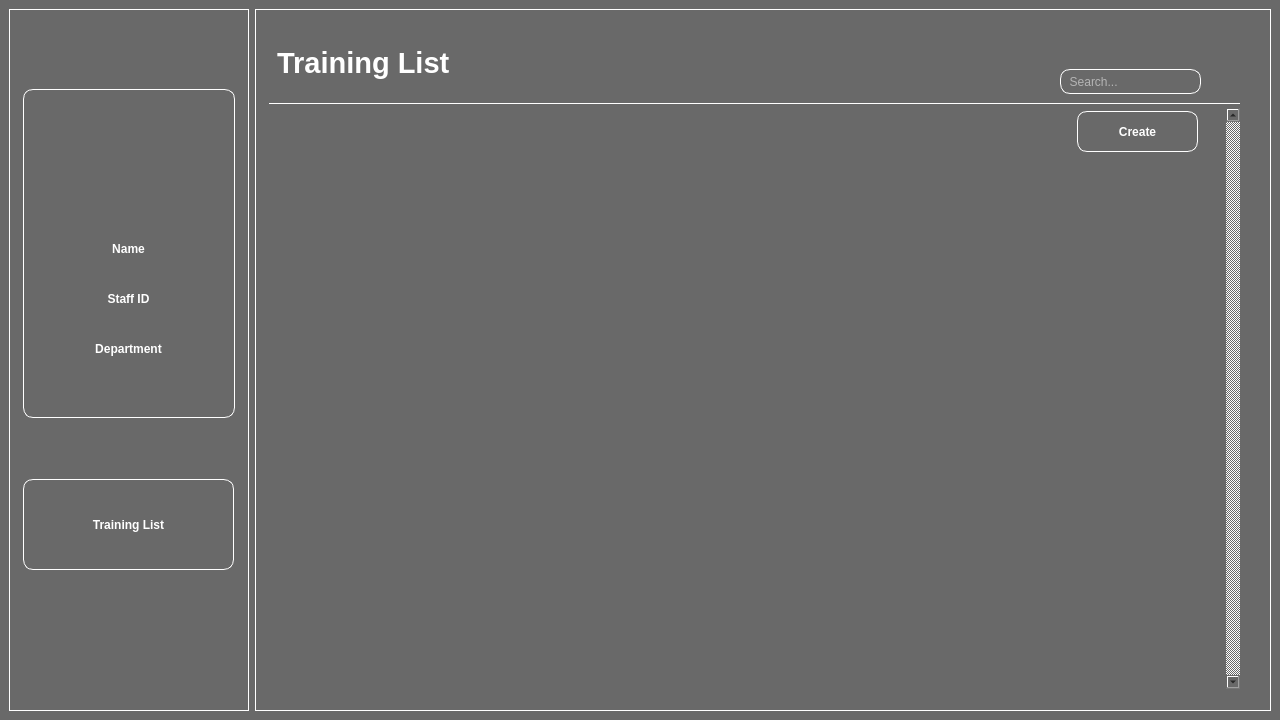
<?xml version="1.0" encoding="UTF-8"?>
<ui version="4.0">
 <class>MainWindow</class>
 <widget class="QMainWindow" name="MainWindow">
  <property name="geometry">
   <rect>
    <x>0</x>
    <y>0</y>
    <width>1280</width>
    <height>720</height>
   </rect>
  </property>
  <property name="minimumSize">
   <size>
    <width>1280</width>
    <height>720</height>
   </size>
  </property>
  <property name="maximumSize">
   <size>
    <width>1280</width>
    <height>720</height>
   </size>
  </property>
  <property name="windowTitle">
   <string>MainWindow</string>
  </property>
  <property name="styleSheet">
   <string notr="true">background-color: #696969;</string>
  </property>
  <widget class="QWidget" name="centralwidget">
   <property name="minimumSize">
    <size>
     <width>1280</width>
     <height>720</height>
    </size>
   </property>
   <property name="maximumSize">
    <size>
     <width>1280</width>
     <height>720</height>
    </size>
   </property>
   <property name="autoFillBackground">
    <bool>false</bool>
   </property>
   <layout class="QHBoxLayout" name="horizontalLayout">
    <item>
     <widget class="QFrame" name="side_frame">
      <property name="minimumSize">
       <size>
        <width>240</width>
        <height>0</height>
       </size>
      </property>
      <property name="maximumSize">
       <size>
        <width>240</width>
        <height>16777215</height>
       </size>
      </property>
      <property name="styleSheet">
       <string notr="true">border: 1px solid white;</string>
      </property>
      <property name="frameShape">
       <enum>QFrame::StyledPanel</enum>
      </property>
      <property name="frameShadow">
       <enum>QFrame::Raised</enum>
      </property>
      <widget class="QFrame" name="profile_frame">
       <property name="geometry">
        <rect>
         <x>14</x>
         <y>80</y>
         <width>212</width>
         <height>329</height>
        </rect>
       </property>
       <property name="styleSheet">
        <string notr="true">border-radius: 10px;</string>
       </property>
       <property name="frameShape">
        <enum>QFrame::StyledPanel</enum>
       </property>
       <property name="frameShadow">
        <enum>QFrame::Raised</enum>
       </property>
       <widget class="QPushButton" name="profile_button">
        <property name="geometry">
         <rect>
          <x>63</x>
          <y>40</y>
          <width>90</width>
          <height>90</height>
         </rect>
        </property>
        <property name="sizePolicy">
         <sizepolicy hsizetype="Minimum" vsizetype="Fixed">
          <horstretch>0</horstretch>
          <verstretch>0</verstretch>
         </sizepolicy>
        </property>
        <property name="minimumSize">
         <size>
          <width>90</width>
          <height>90</height>
         </size>
        </property>
        <property name="maximumSize">
         <size>
          <width>90</width>
          <height>90</height>
         </size>
        </property>
        <property name="styleSheet">
         <string notr="true">border: none;
border-radius: 50%;
</string>
        </property>
        <property name="text">
         <string/>
        </property>
        <property name="icon">
         <iconset>
          <normaloff>profile.png</normaloff>profile.png</iconset>
        </property>
        <property name="iconSize">
         <size>
          <width>90</width>
          <height>90</height>
         </size>
        </property>
       </widget>
       <widget class="QLabel" name="name_label">
        <property name="geometry">
         <rect>
          <x>10</x>
          <y>150</y>
          <width>191</width>
          <height>20</height>
         </rect>
        </property>
        <property name="layoutDirection">
         <enum>Qt::LeftToRight</enum>
        </property>
        <property name="styleSheet">
         <string notr="true">border: none;
color: white;
font-weight: bold;
</string>
        </property>
        <property name="text">
         <string>Name</string>
        </property>
        <property name="alignment">
         <set>Qt::AlignCenter</set>
        </property>
       </widget>
       <widget class="QLabel" name="staff_id_label">
        <property name="geometry">
         <rect>
          <x>10</x>
          <y>200</y>
          <width>191</width>
          <height>20</height>
         </rect>
        </property>
        <property name="styleSheet">
         <string notr="true">border: none;
color: white;
font-weight: bold;</string>
        </property>
        <property name="text">
         <string>Staff ID</string>
        </property>
        <property name="alignment">
         <set>Qt::AlignCenter</set>
        </property>
       </widget>
       <widget class="QLabel" name="department_label">
        <property name="geometry">
         <rect>
          <x>10</x>
          <y>250</y>
          <width>191</width>
          <height>20</height>
         </rect>
        </property>
        <property name="styleSheet">
         <string notr="true">border: none;
color: white;
font-weight: bold;</string>
        </property>
        <property name="text">
         <string>Department</string>
        </property>
        <property name="alignment">
         <set>Qt::AlignCenter</set>
        </property>
       </widget>
       <widget class="QLabel" name="name_db">
        <property name="geometry">
         <rect>
          <x>10</x>
          <y>170</y>
          <width>191</width>
          <height>20</height>
         </rect>
        </property>
        <property name="styleSheet">
         <string notr="true">border: none;
color: white;</string>
        </property>
        <property name="text">
         <string/>
        </property>
        <property name="alignment">
         <set>Qt::AlignCenter</set>
        </property>
       </widget>
       <widget class="QLabel" name="id_db">
        <property name="geometry">
         <rect>
          <x>10</x>
          <y>220</y>
          <width>191</width>
          <height>20</height>
         </rect>
        </property>
        <property name="styleSheet">
         <string notr="true">border: none;
color: white;</string>
        </property>
        <property name="text">
         <string/>
        </property>
        <property name="alignment">
         <set>Qt::AlignCenter</set>
        </property>
       </widget>
       <widget class="QLabel" name="department_db">
        <property name="geometry">
         <rect>
          <x>10</x>
          <y>270</y>
          <width>191</width>
          <height>20</height>
         </rect>
        </property>
        <property name="styleSheet">
         <string notr="true">border: none;
color: white;</string>
        </property>
        <property name="text">
         <string/>
        </property>
        <property name="alignment">
         <set>Qt::AlignCenter</set>
        </property>
       </widget>
      </widget>
      <widget class="QPushButton" name="list_button">
       <property name="geometry">
        <rect>
         <x>14</x>
         <y>470</y>
         <width>211</width>
         <height>91</height>
        </rect>
       </property>
       <property name="styleSheet">
        <string notr="true">color: white;
font-weight: bold;
border-radius: 10px;</string>
       </property>
       <property name="text">
        <string>Training List</string>
       </property>
      </widget>
      <widget class="QPushButton" name="logout_button">
       <property name="geometry">
        <rect>
         <x>14</x>
         <y>650</y>
         <width>51</width>
         <height>41</height>
        </rect>
       </property>
       <property name="styleSheet">
        <string notr="true">border: none;
border-radius: 50%;</string>
       </property>
       <property name="text">
        <string/>
       </property>
       <property name="icon">
        <iconset>
         <normaloff>logout.png</normaloff>logout.png</iconset>
       </property>
       <property name="iconSize">
        <size>
         <width>45</width>
         <height>45</height>
        </size>
       </property>
      </widget>
      <widget class="QLabel" name="notification_menu_dot">
       <property name="geometry">
        <rect>
         <x>170</x>
         <y>570</y>
         <width>21</width>
         <height>21</height>
        </rect>
       </property>
       <property name="styleSheet">
        <string notr="true">border: none;</string>
       </property>
       <property name="text">
        <string/>
       </property>
       <property name="scaledContents">
        <bool>true</bool>
       </property>
      </widget>
     </widget>
    </item>
    <item>
     <widget class="QFrame" name="main_frame">
      <property name="styleSheet">
       <string notr="true">border: 1px solid white;</string>
      </property>
      <property name="frameShape">
       <enum>QFrame::StyledPanel</enum>
      </property>
      <property name="frameShadow">
       <enum>QFrame::Raised</enum>
      </property>
      <widget class="QLabel" name="header">
       <property name="geometry">
        <rect>
         <x>14</x>
         <y>14</y>
         <width>971</width>
         <height>81</height>
        </rect>
       </property>
       <property name="sizePolicy">
        <sizepolicy hsizetype="Preferred" vsizetype="Preferred">
         <horstretch>0</horstretch>
         <verstretch>0</verstretch>
        </sizepolicy>
       </property>
       <property name="font">
        <font>
         <pointsize>22</pointsize>
         <weight>75</weight>
         <bold>true</bold>
        </font>
       </property>
       <property name="styleSheet">
        <string notr="true">border: none;
border-bottom: 1px solid white;
color: white;
font-weight: bold;
</string>
       </property>
       <property name="text">
        <string>Training List</string>
       </property>
      </widget>
      <widget class="QScrollArea" name="scrollArea">
       <property name="geometry">
        <rect>
         <x>14</x>
         <y>99</y>
         <width>971</width>
         <height>581</height>
        </rect>
       </property>
       <property name="styleSheet">
        <string notr="true">border: none;</string>
       </property>
       <property name="verticalScrollBarPolicy">
        <enum>Qt::ScrollBarAlwaysOn</enum>
       </property>
       <property name="widgetResizable">
        <bool>true</bool>
       </property>
       <widget class="QWidget" name="scrollAreaWidgetContents_2">
        <property name="geometry">
         <rect>
          <x>0</x>
          <y>0</y>
          <width>950</width>
          <height>581</height>
         </rect>
        </property>
        <widget class="QPushButton" name="create_button">
         <property name="geometry">
          <rect>
           <x>808</x>
           <y>3</y>
           <width>121</width>
           <height>41</height>
          </rect>
         </property>
         <property name="font">
          <font>
           <pointsize>9</pointsize>
           <weight>75</weight>
           <bold>true</bold>
          </font>
         </property>
         <property name="styleSheet">
          <string notr="true">color: white;
font-weight: bold;
border: 1px solid white;
border-radius: 10px;</string>
         </property>
         <property name="text">
          <string>Create</string>
         </property>
         <property name="icon">
          <iconset>
           <normaloff>create.png</normaloff>create.png</iconset>
         </property>
         <property name="iconSize">
          <size>
           <width>30</width>
           <height>36</height>
          </size>
         </property>
         <property name="checkable">
          <bool>false</bool>
         </property>
        </widget>
       </widget>
      </widget>
      <widget class="QPushButton" name="search_button">
       <property name="geometry">
        <rect>
         <x>950</x>
         <y>57</y>
         <width>31</width>
         <height>34</height>
        </rect>
       </property>
       <property name="styleSheet">
        <string notr="true">border: none;</string>
       </property>
       <property name="text">
        <string/>
       </property>
       <property name="icon">
        <iconset>
         <normaloff>search.png</normaloff>search.png</iconset>
       </property>
       <property name="iconSize">
        <size>
         <width>25</width>
         <height>25</height>
        </size>
       </property>
      </widget>
      <widget class="QLineEdit" name="search_bar">
       <property name="geometry">
        <rect>
         <x>805</x>
         <y>60</y>
         <width>141</width>
         <height>25</height>
        </rect>
       </property>
       <property name="styleSheet">
        <string notr="true">QLineEdit {color: white;}
QLineEdit::placeholder {color: white;}
QLineEdit {border-radius: 10px;
    border: 1px solid white;}

</string>
       </property>
       <property name="placeholderText">
        <string>  Search...</string>
       </property>
      </widget>
     </widget>
    </item>
   </layout>
  </widget>
 </widget>
 <resources/>
 <connections/>
</ui>
